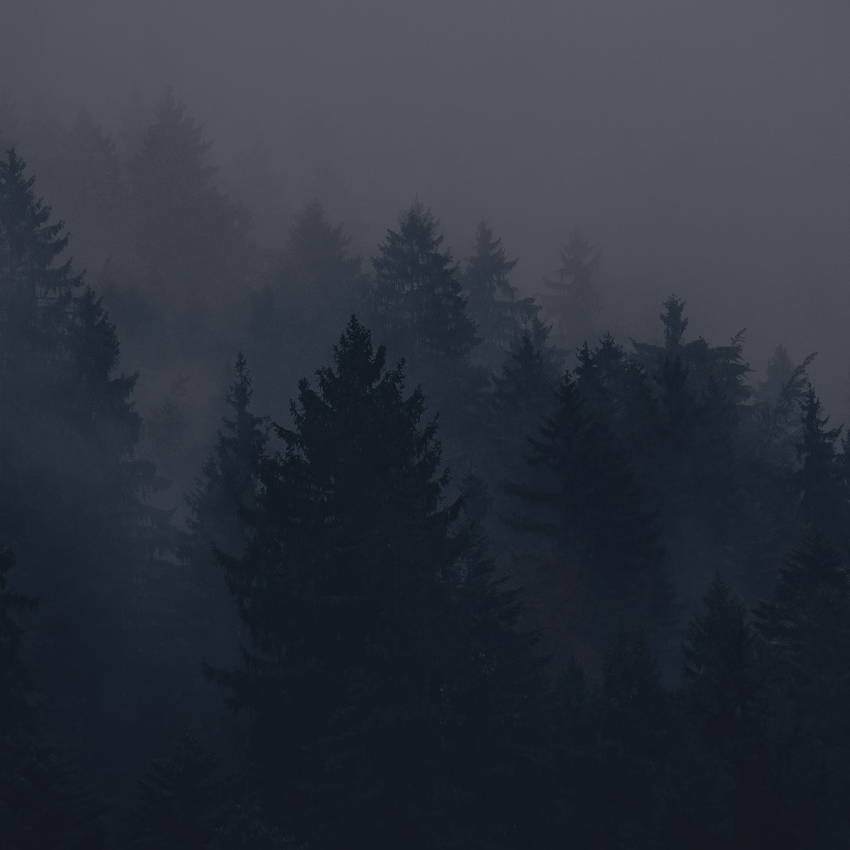
#> input picture fondo/fondo-arboles.png, 850 x 850 px
$ python componer.py ../fondo/fondo-arboles.png ../fondo/fondo-arboles.png ../fondo/fondo-arboles.png 1.0
#> lines starting #> are read from the running program, lines starting #| are printed output that depends on the picture; after the words box and inside, x2 and y2 are one past the last pixel; in counts of white or black regions, pixels touching at a corner belong together
# Uso: componer.py plano.png fondo.png salida.png [escala]
import sys
from PIL import Image, ImageChops, ImageFilter, ImageDraw
plano,fondo,salida=sys.argv[1:4]; esc=float(sys.argv[4]) if len(sys.argv)>4 else 0.82
W=H=1200
im=Image.open(plano).convert("RGB")
#> im is the input picture: PIL image 850x850 RGB; mean R, G, B 44.7, 50.2, 60.5
bgc=Image.new("RGB",im.size,(14,16,20))
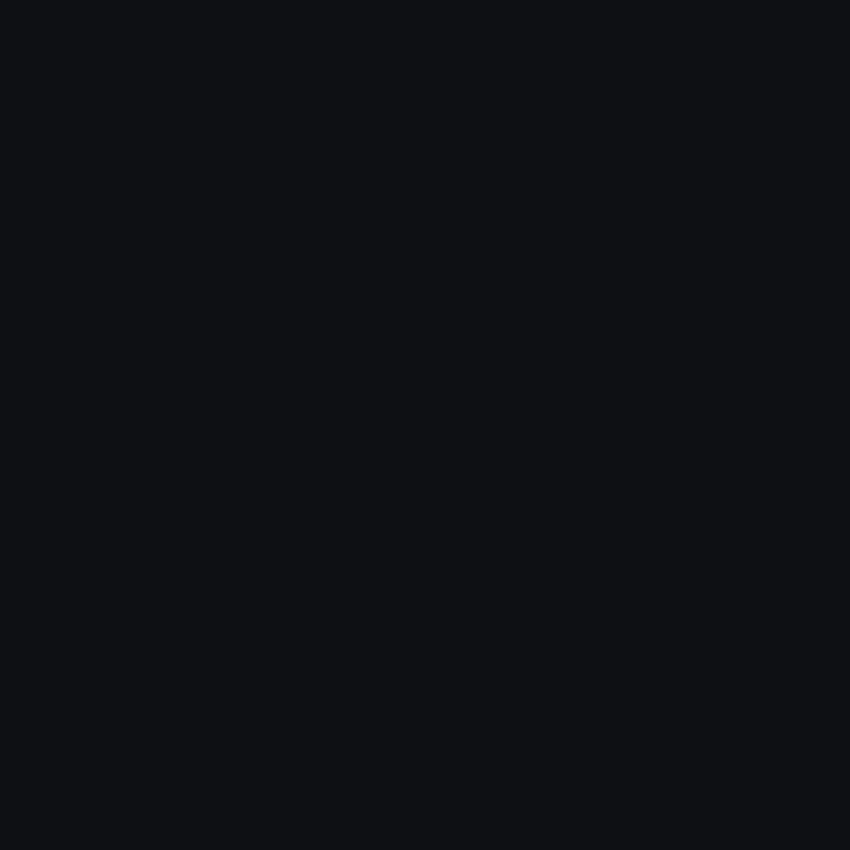
#> bgc: PIL image 850x850 RGB; mean R, G, B 14, 16, 20
diff=ImageChops.difference(im,bgc).convert("L").point(lambda v:255 if v>12 else 0)
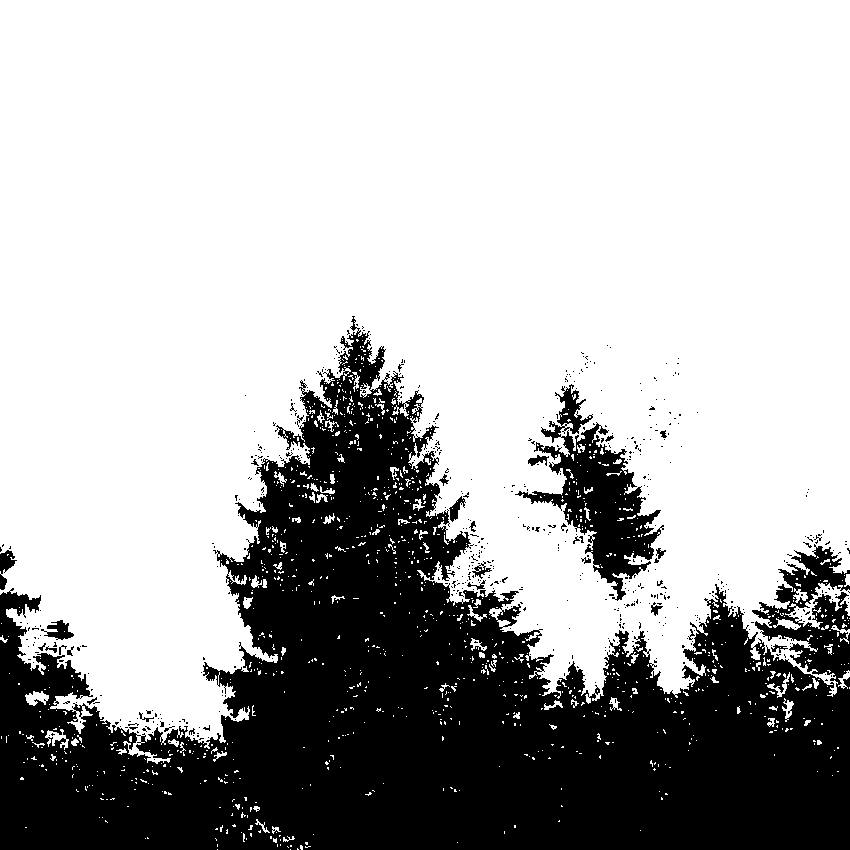
#> diff: PIL image 850x850 L; 69.9% white; 580 black regions (552 under 20 px), largest, box (x1, y1, x2, y2) and area: (0, 316, 850, 850) 203972, (515, 384, 664, 601) 10021, (41, 620, 74, 640) 326
x0,y0,x1,y1=diff.getbbox()
#> x0 = 0; y0 = 0; x1 = 850; y1 = 850
card=im.crop((x0,y0,x1,y1))
cw,ch=int(card.width*esc),int(card.height*esc)
#> cw = 850; ch = 850
card=card.resize((cw,ch),Image.LANCZOS)
# rounded mask
m=Image.new("L",(cw,ch),0); ImageDraw.Draw(m).rounded_rectangle([0,0,cw-1,ch-1],radius=int(28*esc),fill=255)
#> after `m = Image.new('L', (cw, ch), 0)`: m: PIL image 850x850 L; every value is 0
#> after `ImageDraw.Draw(m).rounded_rectangle([0, 0, cw - 1, ch - 1], radius=int`:
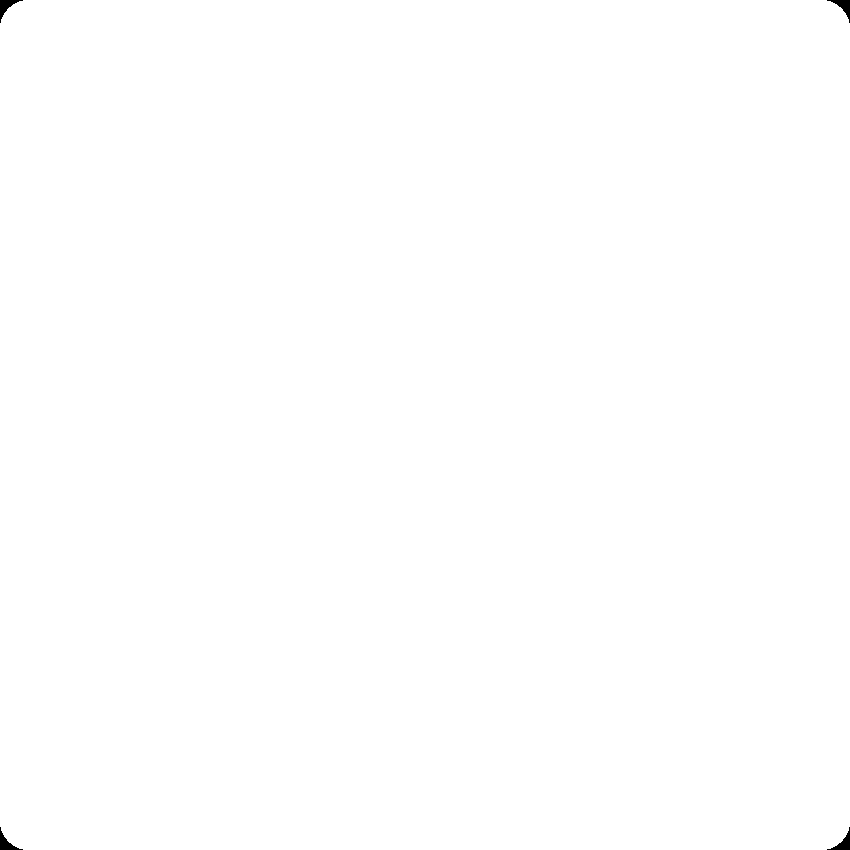
#> m: PIL image 850x850 L; 99.9% white; 4 black regions, box (x1, y1, x2, y2) and area: (0, 0, 23, 23) 174, (827, 0, 850, 23) 174, (0, 827, 23, 850) 174, (827, 827, 850, 850) 174
bg=Image.open(fondo).convert("RGB").resize((W,H),Image.LANCZOS).filter(ImageFilter.GaussianBlur(1.5))
px,py=(W-cw)//2,(H-ch)//2
#> px = 175; py = 175
sh=Image.new("L",(W,H),0); ImageDraw.Draw(sh).rounded_rectangle([px,py+16,px+cw,py+ch+16],radius=30,fill=180)
#> after `sh = Image.new('L', (W, H), 0)`: sh: PIL image 1200x1200 L; every value is 0
#> after `ImageDraw.Draw(sh).rounded_rectangle([px, py + 16, px + cw, py + ch + `:
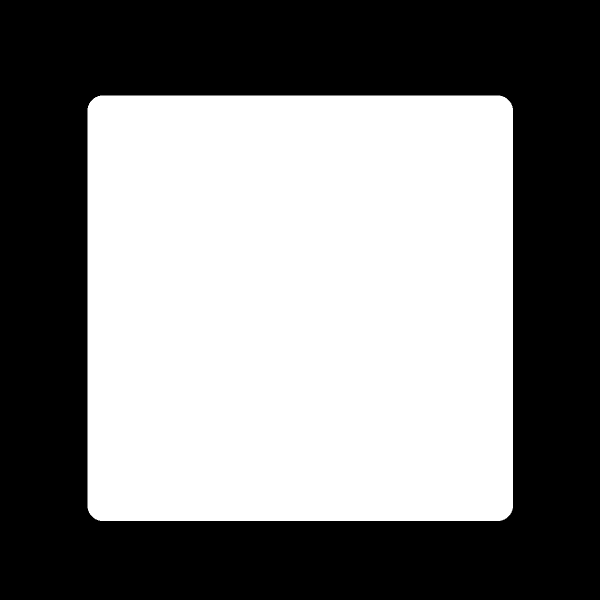
#> sh: PIL image 1200x1200 L (shown at 1/2 size); values 0 (black) and 180 (white), 50.2% white; 1 black region, box (x1, y1, x2, y2) and area: (0, 0, 1200, 1200) 716611
sh=sh.filter(ImageFilter.GaussianBlur(24))
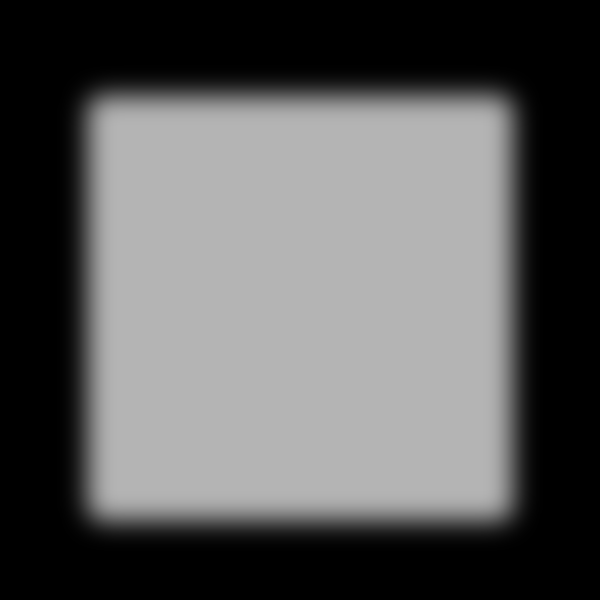
#> sh: PIL image 1200x1200 L (shown at 1/2 size); min 0, max 180, mean 90.4
bg.paste(Image.new("RGB",(W,H),"black"),(0,0),sh)
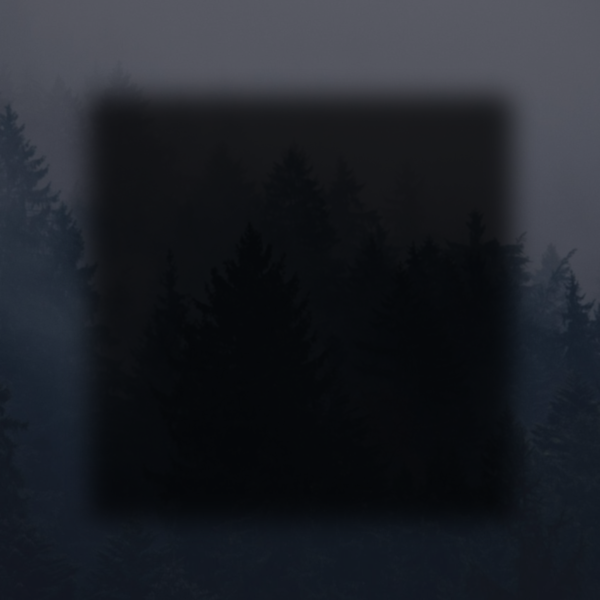
#> bg: PIL image 1200x1200 RGB (shown at 1/2 size); mean R, G, B 30.5, 33.8, 40.4
bg.paste(card,(px,py),m)
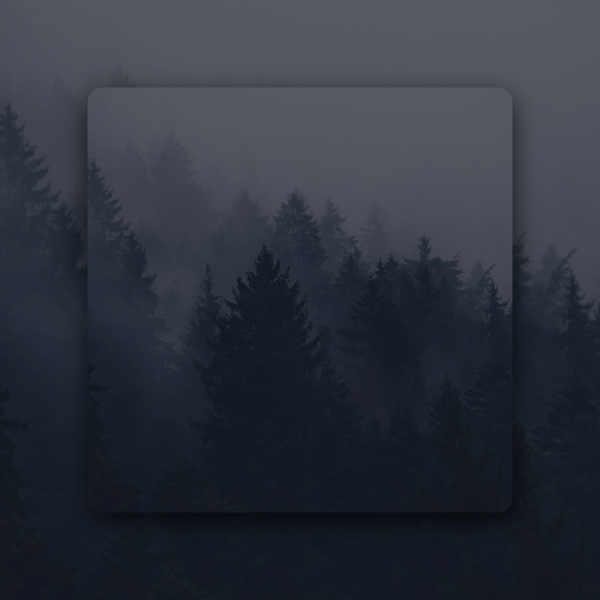
#> bg: PIL image 1200x1200 RGB (shown at 1/2 size); mean R, G, B 45.8, 50.8, 60.9
bg.save(salida); print(salida)
#| ../fondo/fondo-arboles.png
